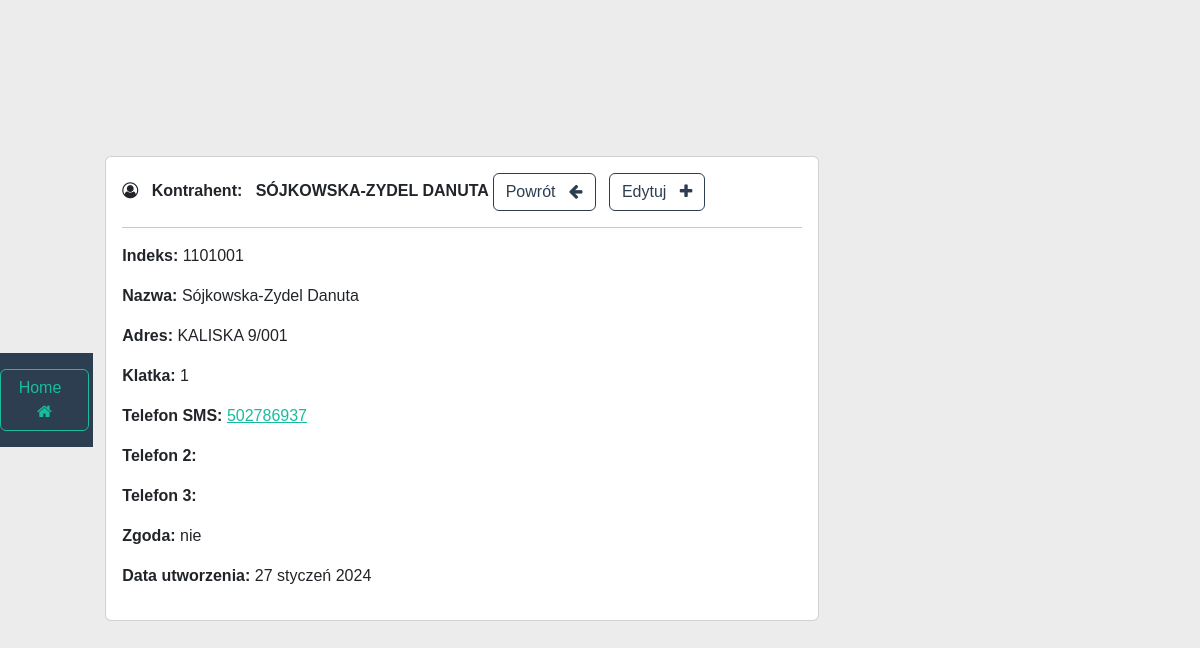
Screenshot of /telefony/view/53621 (signed in) with the database file from the repository.
### telefony/models.py (models this page shows, shortened)
class Mieszkaniec(models.Model):
    data_utworzenia = models.CharField(max_length=15, blank=True)
    indeks = models.CharField(max_length=7, blank=True)
    nazwa = models.CharField(max_length=255, blank=True)
    adres = models.CharField(max_length=255, blank=True)
    klatka = models.CharField(max_length=2, blank=True)
    telefon = models.CharField(max_length=9, blank=True)
    symbol_budynku = models.CharField(max_length=4, blank=True)
    tak = "tak"
    nie = "nie"
    zgoda_wybor = [
        (tak, "tak"),
        (nie, "nie")
    ]
    zgoda = models.CharField(
        max_length=3,
        choices=zgoda_wybor,
        default=tak,
    )
    ce = "CE"
    nw = "NW"
    ns = "NS"
    administracja_wybor = [
        (ns, "NS"),
        (nw, "NW"),
        (ce, "CE")
    ]
    administracja = models.CharField(
        max_length=2,
        choices=administracja_wybor,
        default=ce,
    )
    content = models.TextField(max_length=160, blank=True, null=True)
    phone = models.TextField(max_length=9, blank=True, null=True)

### telefony/views.py (the view)
# urls.py: path("view/<int:pk>", views.view_record, name="view_rss"),
@login_required(login_url="login")
def view_record(request, pk):
	all_records = Mieszkaniec.objects.get(id=pk)
	context = {"record": all_records}
	if all_records.administracja == 'NS':
		back_url = 'dashboard_ns'
	elif all_records.administracja == 'NW':
		back_url = 'dashboard_nw'
	elif all_records.administracja == 'CE':
		back_url = 'dashboard_ce'
	elif all_records.administracja == 'LU':
		back_url = 'dashboard_lu'
	elif all_records.administracja == 'W':
		back_url = 'dashboard_w'
	else:
		back_url = 'dashboard_telefony'
	context['back_url'] = back_url
	return render(request, "telefony-view.html", context=context)

### telefony/templates/telefony-view.html (shortened to what this page needs)
{% extends 'base-telefony.html' %}
{% block content %}
    <div class="row">
        <div class="col-sm-8 mb-3 mb-sm-0">
            <div class="card">
        <div class="card-body">
            <i class="fa fa-user-circle-o" aria-hidden="true"></i> &nbsp;
            <strong>
                Kontrahent:&nbsp;&nbsp;&nbsp;{{ record.nazwa|upper }}
            </strong>
            <a href="{% url back_url %}" class="btn btn-outline-primary"> Powrót &nbsp; <i
            class="fa fa-arrow-left"></i> </a>
    <a href="{% url 'update_telefony' record.id %}" class="btn btn-outline-primary"> Edytuj &nbsp; <i class="fa fa-plus"
                                                                                                      aria-hidden="true"></i>
    </a>
            <hr>
            <p><strong> Indeks: </strong> {{ record.indeks }} </p>
            <p><strong> Nazwa: </strong> {{ record.nazwa }} </p>
            <p><strong> Adres: </strong> {{ record.adres }} </p>
            <p><strong> Klatka: </strong> {{ record.klatka }} </p>
            <p><strong> Telefon SMS: </strong> <a href="{{ record.telefon }}">{{ record.telefon }}</a>  </p>
            <p><strong> Telefon 2: </strong> <a href="{{ record.telefon2 }}">{{ record.telefon2 }}</a>  </p>
            <p><strong> Telefon 3: </strong> <a href="{{ record.telefon3 }}">{{ record.telefon3 }}</a>  </p>
            <p><strong> Zgoda: </strong> {{ record.zgoda }} </p>
            <p><strong> Data utworzenia: </strong> {{ record.data_utworzenia }} </p>
        </div>
    </div>
    <br>
        </div></div>
{% endblock %}

### static/css/styles.css (style rules this page uses)
* { padding: 0; margin: 0; font-family: 'Poppins', sans-serif; }
body { display: flex; align-items: center; justify-content: center; height: 100vh; width: 100vw; background: #ececec; overflow: hidden; }

### rows the page displays
Mieszkaniec: nazwa "SÓJKOWSKA-ZYDEL DANUTA", indeks "1101001", nazwa "Sójkowska-Zydel Danuta", adres "KALISKA 9/001", klatka "1", telefon "502786937", zgoda "nie", data_utworzenia "27 styczeń 2024"
